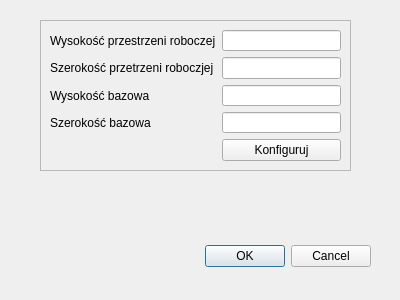
<?xml version="1.0" encoding="UTF-8"?>
<ui version="4.0">
 <class>EtapyRoletDlg</class>
 <widget class="QDialog" name="EtapyRoletDlg">
  <property name="geometry">
   <rect>
    <x>0</x>
    <y>0</y>
    <width>400</width>
    <height>300</height>
   </rect>
  </property>
  <property name="windowTitle">
   <string>Dialog</string>
  </property>
  <widget class="QDialogButtonBox" name="buttonBox">
   <property name="geometry">
    <rect>
     <x>30</x>
     <y>240</y>
     <width>341</width>
     <height>32</height>
    </rect>
   </property>
   <property name="orientation">
    <enum>Qt::Horizontal</enum>
   </property>
   <property name="standardButtons">
    <set>QDialogButtonBox::Cancel|QDialogButtonBox::Ok</set>
   </property>
  </widget>
  <widget class="QFrame" name="frame">
   <property name="geometry">
    <rect>
     <x>40</x>
     <y>20</y>
     <width>311</width>
     <height>151</height>
    </rect>
   </property>
   <property name="frameShape">
    <enum>QFrame::StyledPanel</enum>
   </property>
   <property name="frameShadow">
    <enum>QFrame::Raised</enum>
   </property>
   <layout class="QFormLayout" name="formLayout">
    <item row="0" column="0">
     <widget class="QLabel" name="label">
      <property name="text">
       <string>Wysokość przestrzeni roboczej</string>
      </property>
     </widget>
    </item>
    <item row="1" column="0">
     <widget class="QLabel" name="label_2">
      <property name="text">
       <string>Szerokość przetrzeni roboczjej</string>
      </property>
     </widget>
    </item>
    <item row="2" column="0">
     <widget class="QLabel" name="label_3">
      <property name="text">
       <string>Wysokość bazowa</string>
      </property>
     </widget>
    </item>
    <item row="3" column="0">
     <widget class="QLabel" name="label_4">
      <property name="text">
       <string>Szerokość bazowa</string>
      </property>
     </widget>
    </item>
    <item row="0" column="1">
     <widget class="QLineEdit" name="height"/>
    </item>
    <item row="1" column="1">
     <widget class="QLineEdit" name="width"/>
    </item>
    <item row="2" column="1">
     <widget class="QLineEdit" name="baseH"/>
    </item>
    <item row="3" column="1">
     <widget class="QLineEdit" name="baseW"/>
    </item>
    <item row="4" column="1">
     <widget class="QPushButton" name="pushButton">
      <property name="text">
       <string>Konfiguruj</string>
      </property>
     </widget>
    </item>
   </layout>
  </widget>
 </widget>
 <resources/>
 <connections>
  <connection>
   <sender>buttonBox</sender>
   <signal>accepted()</signal>
   <receiver>EtapyRoletDlg</receiver>
   <slot>accept()</slot>
   <hints>
    <hint type="sourcelabel">
     <x>248</x>
     <y>254</y>
    </hint>
    <hint type="destinationlabel">
     <x>157</x>
     <y>274</y>
    </hint>
   </hints>
  </connection>
  <connection>
   <sender>buttonBox</sender>
   <signal>rejected()</signal>
   <receiver>EtapyRoletDlg</receiver>
   <slot>reject()</slot>
   <hints>
    <hint type="sourcelabel">
     <x>316</x>
     <y>260</y>
    </hint>
    <hint type="destinationlabel">
     <x>286</x>
     <y>274</y>
    </hint>
   </hints>
  </connection>
 </connections>
</ui>
